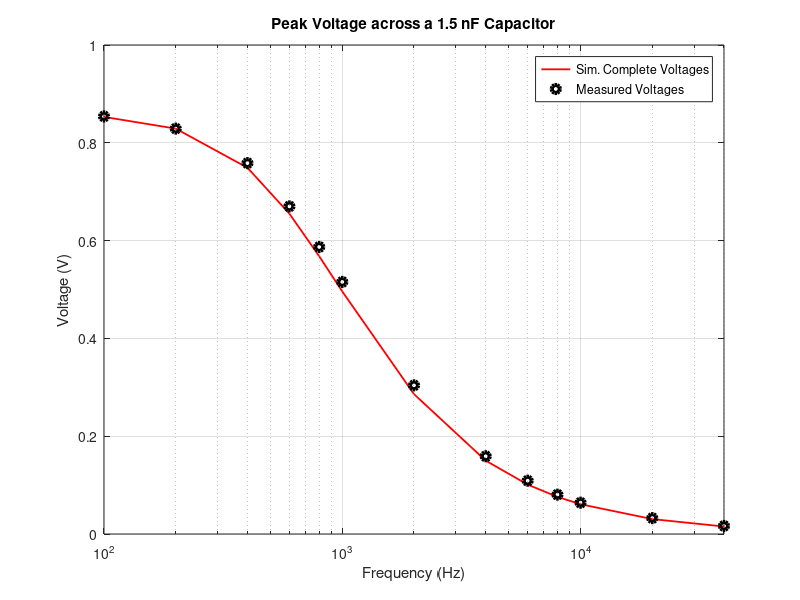

The MATLAB source for this figure:
%% Lab 2 Post-lab

%------------------------------------------------------
% Frequencies at which capacitor voltages were measured 
%------------------------------------------------------
f = [100 200 400 600 800 1000 2000 4000 6000 8000 10000 20000 40000];


%------------------------------------------
% Voltages obtained from NGspice simulation 
% of circuit with oscilloscope, function 
% generator, and probe impedances included
%------------------------------------------
pv_sim_complt = [0.853 0.829 0.749 0.655 0.568 0.496 0.286 0.15 0.101 ...
                 0.0759 0.0609 0.0305 0.0153];

            
%-----------------------------------
% Capacitor voltages measured at the
% frequencies in the vector f
%-----------------------------------
pv_measrd = [0.854 0.8290 0.7585 0.670 0.587 0.5155 0.3040 0.159 0.109 ...
             0.0805 0.0640 0.0325 0.0165];


%-------------------------------------
% Plot the data above in order to
% compare the behavior of the measured
% circuit to the behavior of the
% simulated circuit.
%-------------------------------------
figure

% Use logarithmic axis for frequencies
semilogx(f, pv_sim_complt, 'r-', 'LineWidth', 1.3)
hold on
semilogx(f, pv_measrd, 'ko', 'LineWidth', 3)
axis([0 40000 0 1])
grid on

% Include labels, a legend, and a title
xlabel('Frequency (Hz)')
legend('Sim. Complete Voltages', 'Measured Voltages')
ylabel('Voltage (V)')
title('Peak Voltage across a 1.5 nF Capacitor')
